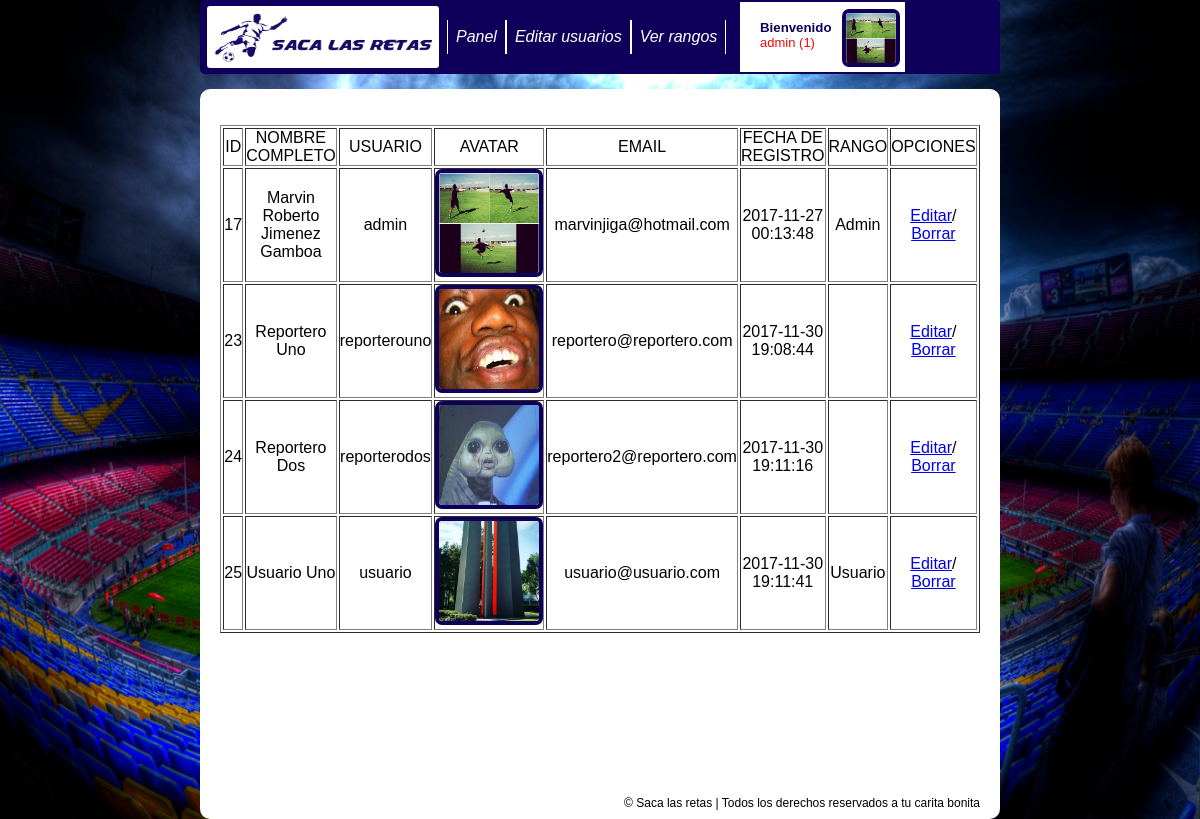
Page /panel/editarusuario.php (signed in) on the committed database.
### tables this page shows
CREATE TABLE `usuarios` (
  `id_use` int(11) NOT NULL,
  `nombre` varchar(100) NOT NULL,
  `usuario` varchar(100) NOT NULL,
  `contrasena` varchar(100) NOT NULL,
  `avatar` varchar(200) NOT NULL,
  `email` varchar(100) NOT NULL,
  `fecha_reg` datetime NOT NULL,
  `rango` int(11) NOT NULL,
  `descripcion` varchar(1000) NOT NULL,
  `edad` varchar(100) NOT NULL,
  `tipfut` varchar(100) NOT NULL
);

CREATE TABLE `rangop` (
  `id` int(11) NOT NULL,
  `nombre` varchar(100) NOT NULL,
  `color` varchar(100) NOT NULL
);

### panel/editarusuario.php (the view, shortened to what this page needs)
<?php
include "../lib/config.php";
  if ($_SESSION['rango']== '1' or $_SESSION['rango']== '0') {
?>
<!DOCTYPE html>
<html>
<head>
	<link rel="stylesheet" href="../css/estilos.css">
</head>
<body>
	<header>
			<div id="logo">
				<img class="borde" src="../img/logo.png" width="232" height="62">
			</div>
			<div id="menu">
				<br>
				<ul>
					<li><a href="index.php">Panel</a></li>
	   				<?php  if ($_SESSION['rango']=='1') { ?>
	   	 			<li><a href="editarusuario.php">Editar usuarios</a><?php } ?></li>
	        		<?php  if ($_SESSION['rango']=='1') { ?> <li><a href="rangos.php">Ver rangos</a><?php } ?></li>
				</ul>
			</div>
			<div id="perfil">
				<?php
				$query="SELECT * FROM usuarios WHERE id_use = '".$_SESSION['id']."'";
  				$result=mysqli_query($con,$query);
				$row= mysqli_fetch_array($result);
				$rango="SELECT * FROM rangop WHERE id = '".$row['rango']."'";
  					$result1=mysqli_query($con,$rango);
  					$ran= mysqli_fetch_array($result1);
				?>
					<div id="name">
						<br>
						<h5>Bienvenido</h5> <font size="2"><p style="color: <?php echo $ran['color']; ?> "><?php echo $_SESSION['usuario'];  ?>  (<?php echo $_SESSION['rango'];  ?>) </p></font>
						<br>
						<?php if ($row['avatar']!='') {?>
					</div>
					<div id="p_img">
						<img src="../<?php echo $row['avatar']; ?>" width="50" height="50">
						<?php } ?>
					</div>
					<div id="edit">
					</div>
			</div>
		</header>
		<nav></nav>
		<main>
			<div id="note">
				<br>
				<br>
<table width="200" border="1">
	<thead>
	<tr>
		<td>ID</td>
		<td>NOMBRE COMPLETO</td>
		<td>USUARIO</td>
		<td>AVATAR</td>
		<td>EMAIL</td>
		<td>FECHA DE REGISTRO</td>
		<td>RANGO</td>
		<td>OPCIONES</td>
	</tr>
</thead>
<tbody>
<?php
$query="SELECT * FROM usuarios";
$result=mysqli_query($con,$query);
while ($row=mysqli_fetch_array($result)) {
$rango="SELECT * FROM rangop WHERE id= '".$row['rango']."'";
$resulran=mysqli_query($con,$rango);
$ran= mysqli_fetch_array($resulran);
	?>
	<tr>
		<td><?php echo $row['id_use']; ?></td>
		<td><?php echo $row['nombre']; ?></td>
		<td><?php echo $row['usuario']; ?></td>
		<td><img src="../<?php echo $row['avatar'];?>" width="100" height="100"></td>
		<td><?php echo $row['email']; ?></td>
		<td><?php echo $row['fecha_reg']; ?></td>
		<td><?php echo $ran['nombre']; ?></td>
		<td><a href="editarperfil.php?id=<?php echo $row['id_use']; ?>"> Editar</a>/ <a href="editarusuario.php?borrar=<?php echo $row['id_use'];?> " onclick="return Confirmar (this.form)" > Borrar </a></td>
	</tr>
<?php
}
 ?>
</tbody>
	</table>
			</div>
			<div id="footer">
				<p style="font-family: arial; font-size: 12px;">© Saca las retas | Todos los derechos reservados a tu carita bonita</p>
			</div>
		</main>
</body>
</html>
<?php } ?>

### css/estilos.css (style rules this page uses)
* { padding: 0px; margin: auto; }
h5 { margin-left: 20px; color: #0E005A; }
p { margin-left: 20px; margin-right: 20px; }
body { width: 800px; min-height: 600px; font-family: arial; background-image: url(../img/bg2.jpg); background-repeat: no-repeat; background-position: center; background-size: 100% 100%; background-attachment: fixed; }
header { width: 800px; height: 70px; background-color: #0E005A; border-bottom: 2px solid #0E005A; border-top: 2px solid #0E005A; border-radius: 5px; }
nav { width: 800px; height: 15px; }
main { width: 800px; height: 730px; background-color: white; padding: 0px; text-align: center; float: center; border-radius: 10px; }
#footer { width: 800px; height: 23px; padding-top: 7px; text-align: right; clear: both; float: left; }
#logo { width: 237px; height: 70px; float: left; padding-left: 3px; }
#menu { width: 293px; height: 70px; float: left; clear: right; background-color: #0E005A; padding-left: 7px; }
#name { width: 95px; height: 70px; float: left; background-color: white; padding-left:0px; }
#p_img { width: 63px; height: 63px; float: left; clear: right; padding-left: 7px; padding-top: 7px; background-color: white; }
#edit { width: 87px; height: 55px; float: left; clear: right; background-color: #0E005A; padding-left: 8px; padding-top: 15px; }
ul { width: 300px; height: 100px; list-style: none; overflow: hidden; }
ul li { float: left; font-style: italic; border-left: 0.1px solid white; border-right: 0.1px solid white; }
ul li a { display: block; padding: 8px; text-decoration: none; color: #fff; }
#note { width: 800px; height: 700px; float: left; }
img { border: 4px solid #0E005A; border-radius: 7px; }

### rows in the picture
usuarios: avatar (picture), id_use "17", nombre "Marvin Roberto Jimenez Gamboa", usuario "admin", email "marvinjiga@hotmail.com", fecha_reg "2017-11-27 00:13:48", rangop.nombre "Admin"
usuarios: id_use "23", nombre "Reportero Uno", usuario "reporterouno", avatar (picture), email "reportero@reportero.com", fecha_reg "2017-11-30 19:08:44"
usuarios: id_use "24", nombre "Reportero Dos", usuario "reporterodos", avatar (picture), email "reportero2@reportero.com", fecha_reg "2017-11-30 19:11:16"
usuarios: id_use "25", nombre "Usuario Uno", usuario "usuario", avatar (picture), email "usuario@usuario.com", fecha_reg "2017-11-30 19:11:41", rangop.nombre "Usuario"

### other values in the picture
$_SESSION['usuario'] "admin"
$_SESSION['rango'] "1"
